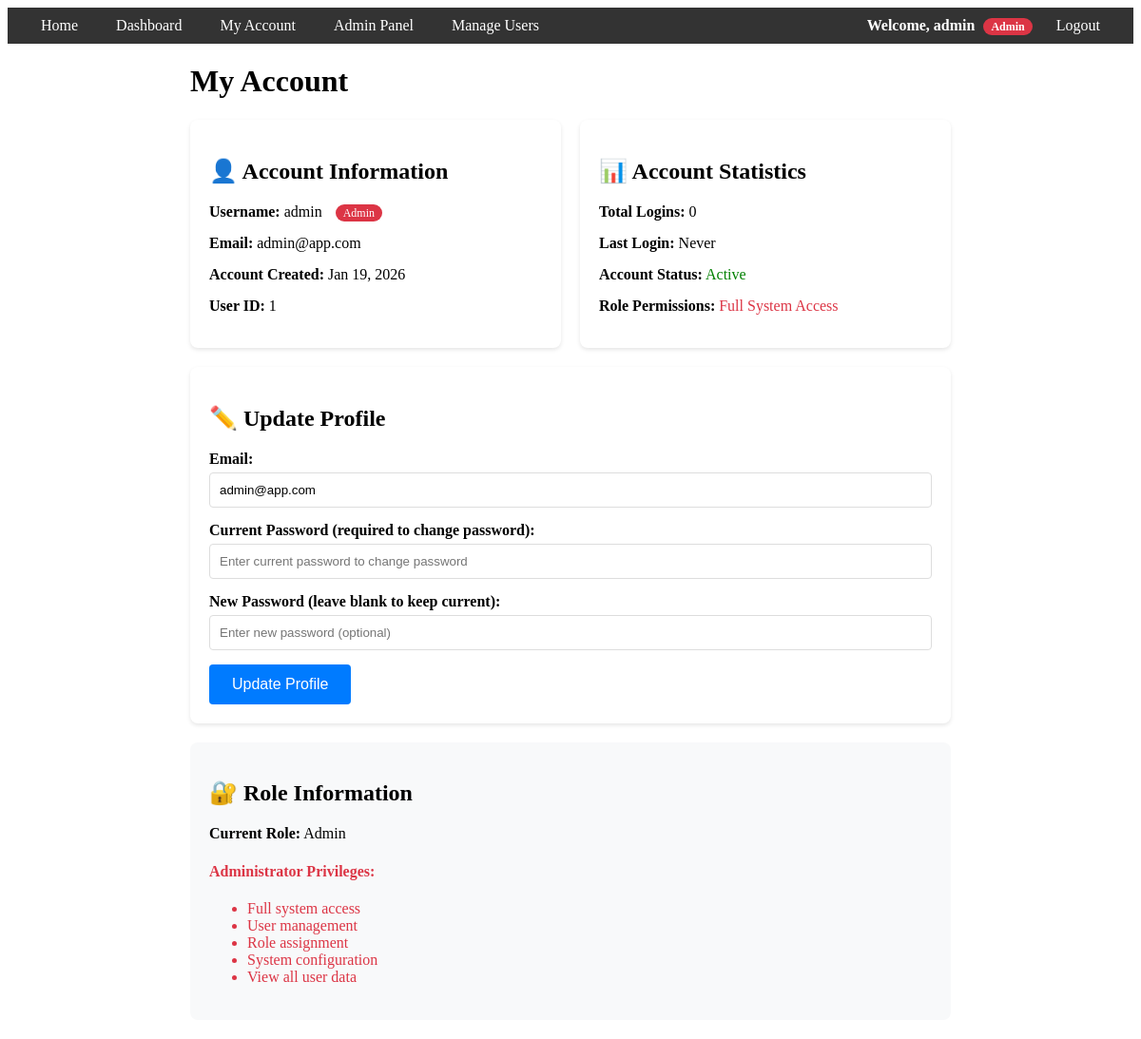
Page /myaccount.php (signed in) on the committed database.
### tables this page shows
CREATE TABLE users (
    id INT AUTO_INCREMENT PRIMARY KEY,
    username VARCHAR(50) NOT NULL UNIQUE,
    password VARCHAR(255) NOT NULL,
    email VARCHAR(100),
    role ENUM('user', 'moderator', 'admin') DEFAULT 'user',
    created_at TIMESTAMP DEFAULT CURRENT_TIMESTAMP
);

### myaccount.php (the view, shortened to what this page needs)
<?php
require_once 'protect.php';
$stmt = $pdo->prepare("SELECT * FROM users WHERE id = ?");
$stmt->execute([$_SESSION['user_id']]);
$user = $stmt->fetch();
$stmt = $pdo->prepare("SELECT COUNT(*) as total_logins FROM login_attempts WHERE username = ? AND success = 1");
$stmt->execute([$user['username']]);
$total_logins = $stmt->fetchColumn();
$stmt = $pdo->prepare("SELECT attempt_time FROM login_attempts WHERE username = ? AND success = 1 ORDER BY attempt_time DESC LIMIT 1");
$stmt->execute([$user['username']]);
$last_login = $stmt->fetchColumn();
?>
<!DOCTYPE html>
<html>
<head>
</head>
<body>
    <?php include 'menu.php'; ?>
    <div style="max-width: 800px; margin: 0 auto; padding: 0 20px;">
        <h1>My Account</h1>
        <div style="display: grid; grid-template-columns: repeat(auto-fit, minmax(350px, 1fr)); gap: 20px; margin: 20px 0;">
            <div style="background: white; padding: 20px; border-radius: 8px; box-shadow: 0 2px 4px rgba(0,0,0,0.1);">
                <h2>👤 Account Information</h2>
                <div style="margin: 15px 0;">
                    <strong>Username:</strong> <?= htmlspecialchars($user['username']) ?>
                    <span class="role-badge <?= $user['role'] ?>-badge" style="margin-left: 10px;"><?= ucfirst($user['role']) ?></span>
                </div>
                <div style="margin: 15px 0;"><strong>Email:</strong> <?= htmlspecialchars($user['email']) ?></div>
                <div style="margin: 15px 0;"><strong>Account Created:</strong> <?= date('M j, Y', strtotime($user['created_at'])) ?></div>
                <div style="margin: 15px 0;"><strong>User ID:</strong> <?= $user['id'] ?></div>
            </div>
            <div style="background: white; padding: 20px; border-radius: 8px; box-shadow: 0 2px 4px rgba(0,0,0,0.1);">
                <h2>📊 Account Statistics</h2>
                <div style="margin: 15px 0;"><strong>Total Logins:</strong> <?= $total_logins ?></div>
                <div style="margin: 15px 0;"><strong>Last Login:</strong> <?= $last_login ? date('M j, Y H:i:s', strtotime($last_login)) : 'Never' ?></div>
                <div style="margin: 15px 0;"><strong>Account Status:</strong> <span style="color: green;">Active</span></div>
                <div style="margin: 15px 0;"><strong>Role Permissions:</strong>
                    <?php if ($user['role'] === 'admin'): ?>
                        <span style="color: #dc3545;">Full System Access</span>
                    <?php elseif ($user['role'] === 'moderator'): ?>
                        <span style="color: #ffc107;">User Management</span>
                    <?php else: ?>
                        <span style="color: #007bff;">Standard User</span>
                    <?php endif; ?>
                </div>
            </div>
        </div>
        <div style="background: white; padding: 20px; border-radius: 8px; box-shadow: 0 2px 4px rgba(0,0,0,0.1); margin: 20px 0;">
            <h2>✏️ Update Profile</h2>
            <form method="POST">
                <div style="margin: 15px 0;">
                    <label style="display: block; margin-bottom: 5px; font-weight: bold;">Email:</label>
                    <input type="email" name="email" value="<?= htmlspecialchars($user['email']) ?>" required
                           style="width: 100%; padding: 10px; border: 1px solid #ddd; border-radius: 4px; box-sizing: border-box;">
                </div>
                <div style="margin: 15px 0;">
                    <label style="display: block; margin-bottom: 5px; font-weight: bold;">Current Password (required to change password):</label>
                    <input type="password" name="current_password" placeholder="Enter current password to change password"
                           style="width: 100%; padding: 10px; border: 1px solid #ddd; border-radius: 4px; box-sizing: border-box;">
                </div>
                <div style="margin: 15px 0;">
                    <label style="display: block; margin-bottom: 5px; font-weight: bold;">New Password (leave blank to keep current):</label>
                    <input type="password" name="new_password" placeholder="Enter new password (optional)"
                           style="width: 100%; padding: 10px; border: 1px solid #ddd; border-radius: 4px; box-sizing: border-box;">
                </div>
                <button type="submit" style="background: #007bff; color: white; padding: 12px 24px; border: none; border-radius: 4px; cursor: pointer; font-size: 16px;">
                    Update Profile
                </button>
            </form>
        </div>
        <div style="background: #f8f9fa; padding: 20px; border-radius: 8px; margin: 20px 0;">
            <h2>🔐 Role Information</h2>
            <p><strong>Current Role:</strong> <?= ucfirst($user['role']) ?></p>
            <?php if ($user['role'] === 'admin'): ?>
                <div style="color: #dc3545;">
                    <h4>Administrator Privileges:</h4>
                    <ul>
                        <li>Full system access</li>
                        <li>User management</li>
                        <li>Role assignment</li>
                        <li>System configuration</li>
                        <li>View all user data</li>
                    </ul>
                </div>
            <?php endif; ?>
        </div>
    </div>
</body>
</html>

### menu.php (shortened to what this page needs)
<?php
$is_logged_in = isset($_SESSION['user_id']);
$username = $is_logged_in ? $_SESSION['username'] : '';
$user_role = '';
if ($is_logged_in) {
    $stmt = $pdo->prepare("SELECT role FROM users WHERE id = ?");
    $stmt->execute([$_SESSION['user_id']]);
    $user_data = $stmt->fetch();
    $user_role = $user_data['role'] ?? 'user';
}
?>
<nav class="menu-bar">
    <ul>
        <div class="menu-left">
            <li><a href="index.php">Home</a></li>
            <?php if ($is_logged_in): ?>
                <li><a href="principal.php">Dashboard</a></li>
                <li><a href="myaccount.php">My Account</a></li>
                <?php if ($user_role === 'admin'): ?>
                    <li><a href="admin.php">Admin Panel</a></li>
                <?php endif; ?>
                <?php if ($user_role === 'admin' || $user_role === 'moderator'): ?>
                    <li><a href="manage.php">Manage Users</a></li>
                <?php endif; ?>
            <?php endif; ?>
        </div>
        <div class="menu-right">
            <?php if ($is_logged_in): ?>
                <li class="menu-user">
                    Welcome, <?= htmlspecialchars($username) ?>
                    <span class="role-badge <?= $user_role ?>-badge"><?= ucfirst($user_role) ?></span>
                </li>
                <li><a href="exit.php">Logout</a></li>
            <?php else: ?>
                <li><a href="login.php">Login</a></li>
                <li><a href="register.php">Register</a></li>
            <?php endif; ?>
        </div>
    </ul>
</nav>

### menu.php (style rules this page uses)
.menu-bar { background: #333; padding: 10px 0; margin-bottom: 20px; }
.menu-bar ul { list-style: none; margin: 0; padding: 0; display: flex; justify-content: space-between; align-items: center; max-width: 1200px; margin: 0 auto; padding: 0 20px; }
.menu-bar li { display: inline; }
.menu-bar a { color: white; text-decoration: none; padding: 10px 15px; border-radius: 4px; }
.menu-user { color: white; font-weight: bold; }
.menu-left, .menu-right { display: flex; gap: 10px; }
.role-badge { background: #007bff; color: white; padding: 2px 8px; border-radius: 12px; font-size: 12px; margin-left: 5px; }
.admin-badge { background: #dc3545; }

### rows in the picture
users: role "Admin", username "admin", email "admin@app.com", created_at "Jan 19, 2026", id "1"

### other values in the picture
$username "admin"
$total_logins "0"
